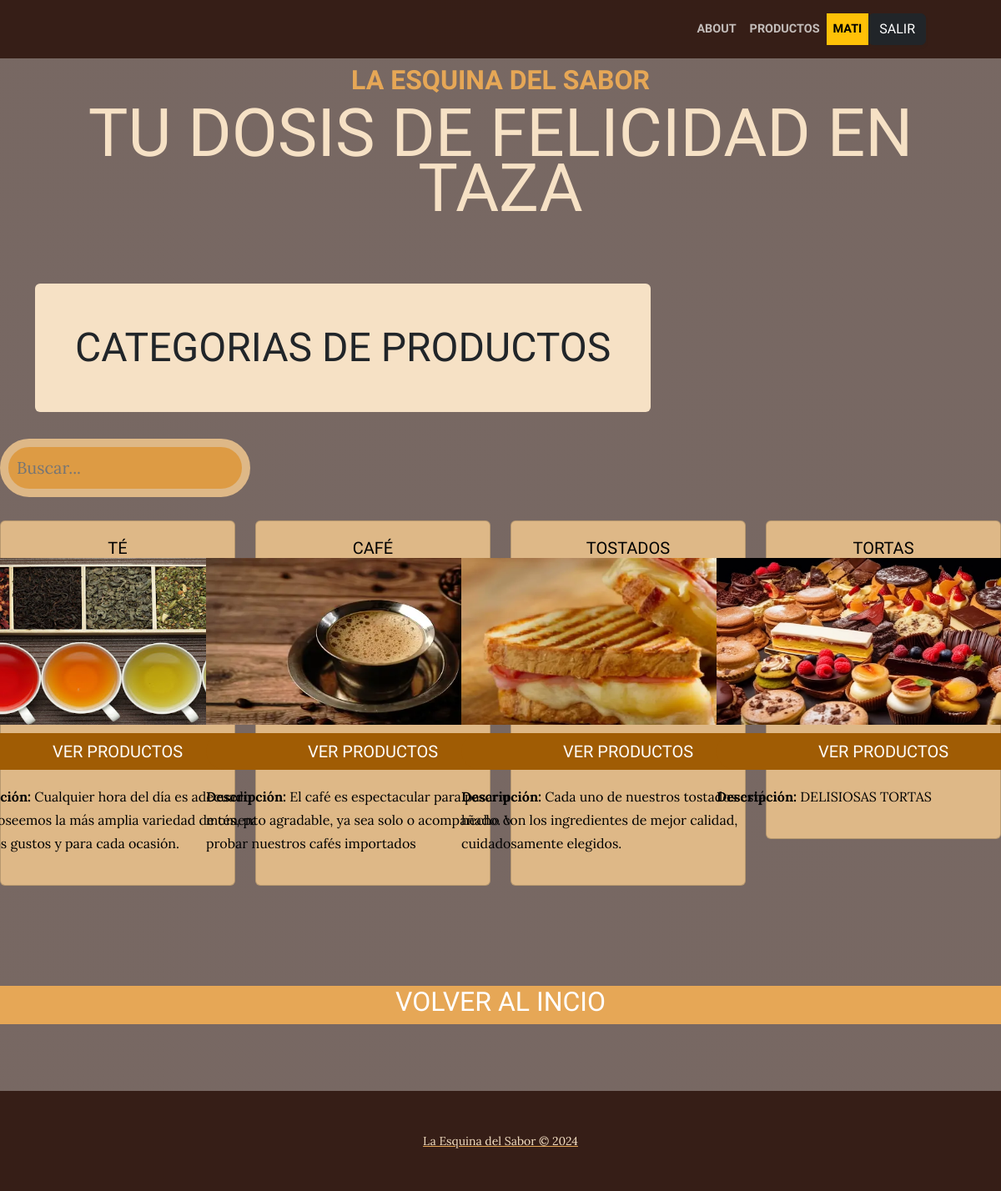
Page /productos/productos_buscador_categoria/ (signed in) on the earlier database version.
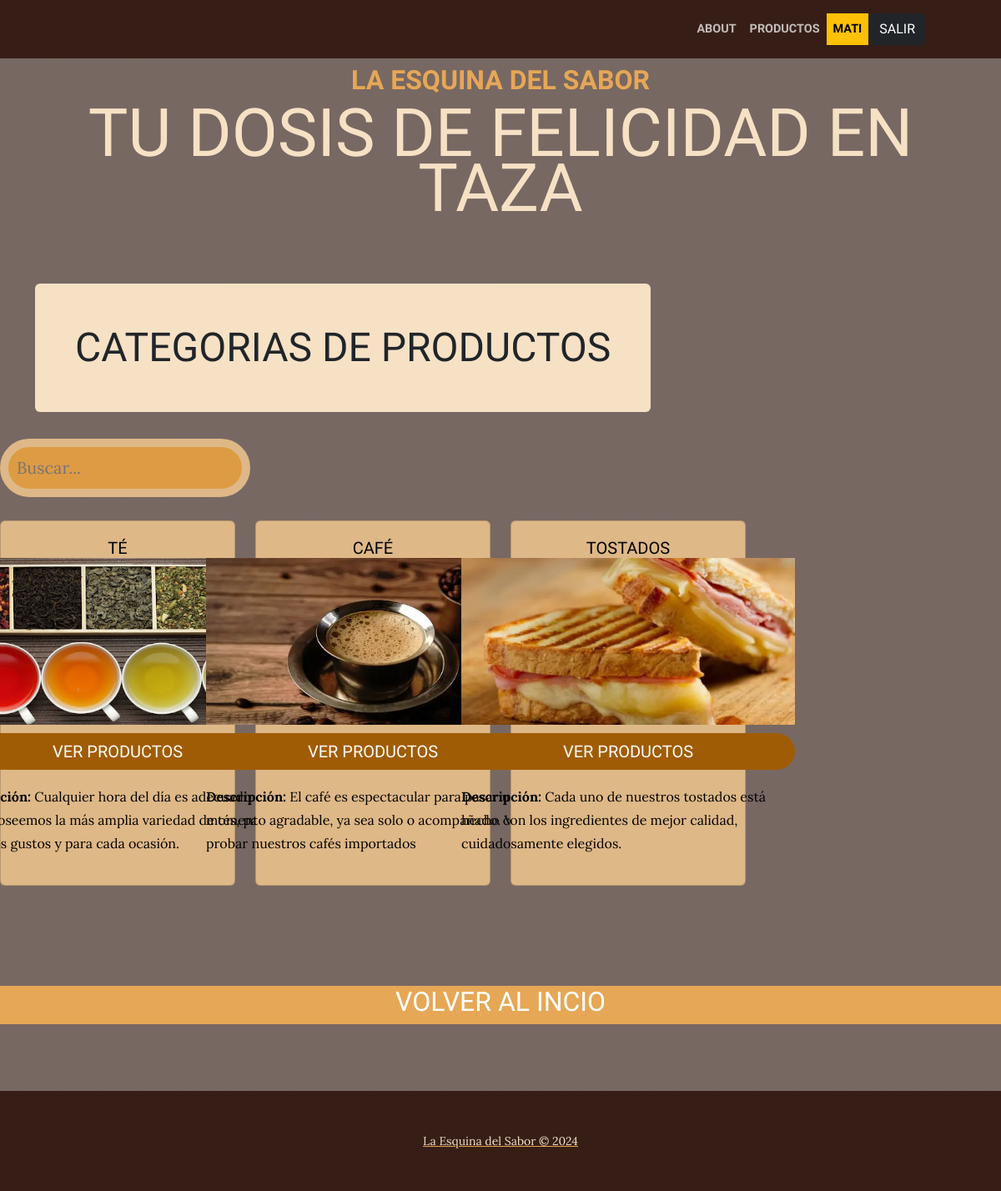
Same page on the later database version.
### producto/models.py (models this page shows, shortened)
class ProductoCategoria(models.Model):
    nombre = models.CharField(max_length=200,unique=True)
    descripcion = models.CharField(max_length=250,null=True, blank=True,verbose_name='descripción')
    imagen = models.ImageField(upload_to="media",null=True)
    class Meta:
        verbose_name = "categoría de productos"

### producto/views.py (the view)
# urls.py: path("productos_buscador_categoria/",login_required(views.home_1),name="buscador_productos"),
def home_1(request):
    consulta = request.GET.get("consulta", None)
    if consulta:
        query = models.ProductoCategoria.objects.filter(nombre__icontains=consulta)
    else:
        query = models.ProductoCategoria.objects.all()
    context = {"productos":query}
    return render(request,"producto/buscador_productos.html",context)

### producto/templates/producto/buscador_productos.html (shortened to what this page needs)
{% extends 'core/base.html' %}
{% load static %}
{% block contenido %}
<head>
    <link rel="stylesheet" href="{% static 'core/css/estilos.css' %}">
    <link rel="stylesheet" href="{% static 'core/css/estilos.css' %}">
</head>
<section class="page-section">
    <div class="container">
        <div class="product-item">
            <div class="product-item-title d-flex">
                <div class="bg-faded p-5 d-flex me-auto rounded">
                    <h2 class="section-heading mb-0">
                        <span class="section-heading-lower">CATEGORIAS DE PRODUCTOS</span>
                    </h2>
                  </div>
            </div>
        </div>
      </div>
  </section>
  <div class="col-md-3 pb-4">
    <div class="card-body align-self-md-center my-1">
      <form action="{% url 'producto:buscador_productos' %}" method="get">
        <input type="text" name="consulta" placeholder="Buscar..." style="background-color: rgb(221, 155, 68); color: rgb(255, 254, 253);
          width: 100%; /* Full width */
          padding: 10px; /* Padding */
          border: 10px solid burlywood; /* Border */
          border-radius: 50px; /* Rounded corners */
          font-size: 20px; /* Font size */
        ">
      </form>
    </div>
  </div>
<div class="row">
    {% for Producto in productos %}
        <div class="col-md-3 pb-4">
          <div class="card mb-3" style="background-color: burlywood; color: black;">  <div class="card-body align-self-md-center my-1 ">
              <h5 class="card-title text-nowrap" style="text-align: center;">{{ Producto.nombre }}<br>
                {% if Producto.imagen %}
                <img src="{{ Producto.imagen.url }}" width="400" height="200">
                {% endif %}
                <a href="{% url 'producto:productos_caracteristicas' Producto.id  %}"><br>
                  <input class="bottons" type="submit" value="VER PRODUCTOS"> </a>
              </h5>
              <p><span class="fw-bold">Descripción: </span> {{ Producto.descripcion }}</p>
            </div>
          </div>
        </div>
      {% endfor %}
  </div>
    <a href="{% url 'core:Home' %}">
      <section class="page-section bg-primary" id="about">
        <div class="container px-4 px-lg-5">
            <div class="row gx-4 gx-lg-5 justify-content-center">
                <div class="col-lg-8 text-center">
                    <h2 class="text-white mt-0">VOLVER AL INCIO</h2>
                </div>
            </div>
        </div>
      </section>
    <footer class="footer text-faded text-center py-5">
      <div class="container"><p class="m-0 small">La Esquina del Sabor &copy; 2024</p></div>
  </footer>
  {% endblock contenido %}

Differences in the rows shown:
removed ProductoCategoria: nombre "TORTAS", imagen (picture), descripcion "DELISIOSAS TORTAS"
